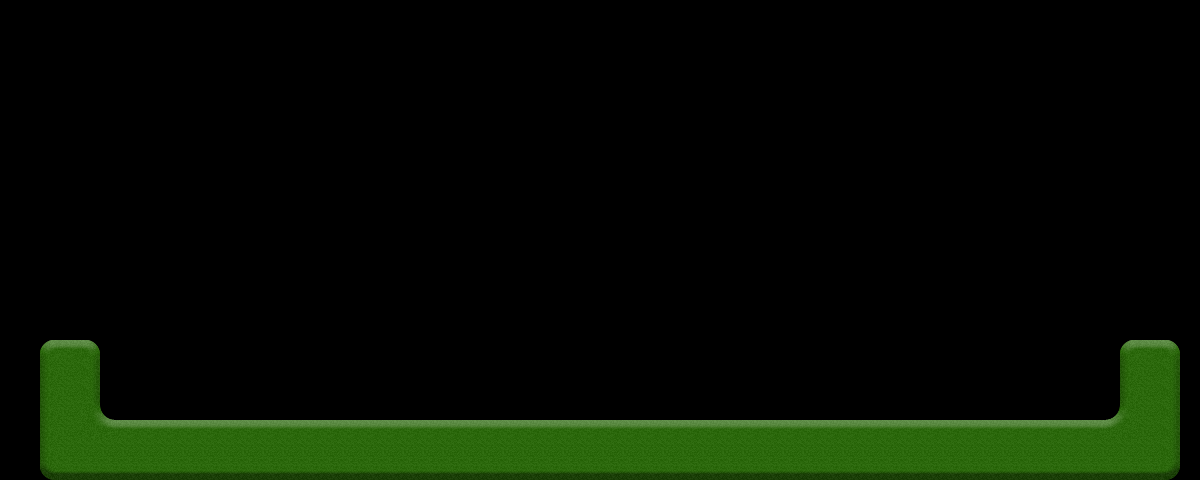

Tiled map render using the project's own tile images. Description and the map definition, with tile-layer contents summarised, below:
An orthogonal 60x24 tile map with 20x20 px tiles, 1 tile layer (Tile Layer 1), 4 tilesets and 14 objects (5x Wood, 2x Waypoint, goal, ball).

<map version="1.0" orientation="orthogonal" width="60" height="24" tilewidth="20" tileheight="20">
 <tileset firstgid="1" name="Grass" tilewidth="20" tileheight="20">
  <image source="gfx/Grass.png" width="80" height="160" />
 </tileset>
 <tileset firstgid="33" name="Goals" tilewidth="20" tileheight="20">
  <image source="gfx/Goals.png" width="60" height="60" />
 </tileset>
 <tileset firstgid="42" name="Veritcal" tilewidth="32" tileheight="96">
  <image source="gfx/vertical.png" width="32" height="96" />
 </tileset>
 <tileset firstgid="43" name="Horizontal" tilewidth="96" tileheight="32">
  <image source="gfx/horizontal.png" width="96" height="32" />
 </tileset>
 <layer name="Tile Layer 1" width="60" height="24">
  <data>[1440 cells, 197 non-empty, 17 distinct tile ids]</data>
 </layer>
 <objectgroup name="Walls" width="60" height="24">
  <properties>
   <property name="type" value="wall" />
  </properties>
  <object x="42" y="421" width="1136" height="59" />
  <object x="1035" y="472" height="1" />
  <object x="1120" y="340" width="57" height="88" />
  <object x="41" y="340" width="59" height="87" />
 </objectgroup>
 <objectgroup color="#00ff7f" name="Elements" width="60" height="24">
  <object name="goal" x="962" y="107" width="32" height="52">
   <properties>
    <property name="direction" value="right" />
    <property name="type" value="goal" />
   </properties>
  </object>
  <object name="ball" x="116" y="381" width="29" height="27">
   <properties>
    <property name="type" value="ball" />
   </properties>
  </object>
  <object name="Waypoint" x="550" y="201">
   <properties>
    <property name="type" value="waypoint" />
   </properties>
  </object>
  <object name="Waypoint" x="550" y="28">
   <properties>
    <property name="type" value="waypoint" />
   </properties>
  </object>
 </objectgroup>
 <objectgroup color="#ff007f" name="Objects" width="60" height="24">
  <properties>
   <property name="type" value="object" />
  </properties>
  <object name="Wood" gid="42" x="565" y="418" />
  <object name="Wood" gid="42" x="662" y="418" />
  <object gid="43" x="582" y="321" />
  <object name="Wood" gid="42" x="614" y="289" />
  <object name="Wood" gid="42" x="614" y="192" />
  <object name="Wood" gid="42" x="614" y="95" />
 </objectgroup>
</map>
